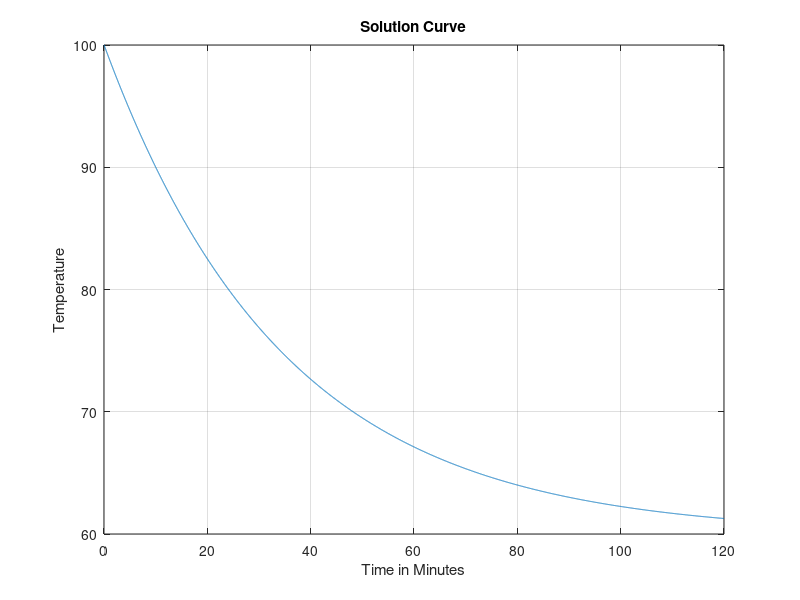

Here is the MATLAB script that generated this plot:
# Command to Clear Command Histroy
history -c

# Command to Clear All Variables and Packages
clear all

# Command to Clear Command Window
clc

# Initialize Variables
C = 40;
k = - 0.02877;
t = linspace(0, 120, 7201);
Y = zeros(1, 7201);
T = 60;
Y(1) = 100;

# Running  a Loop
for i=1:7200
  Y(i + 1) = T + C*exp(k*t(i));
endfor
Y;

# Plot the Graph
plot(t, Y)
title('Solution Curve')
xlabel('Time in Minutes')
ylabel('Temperature')
grid on;
